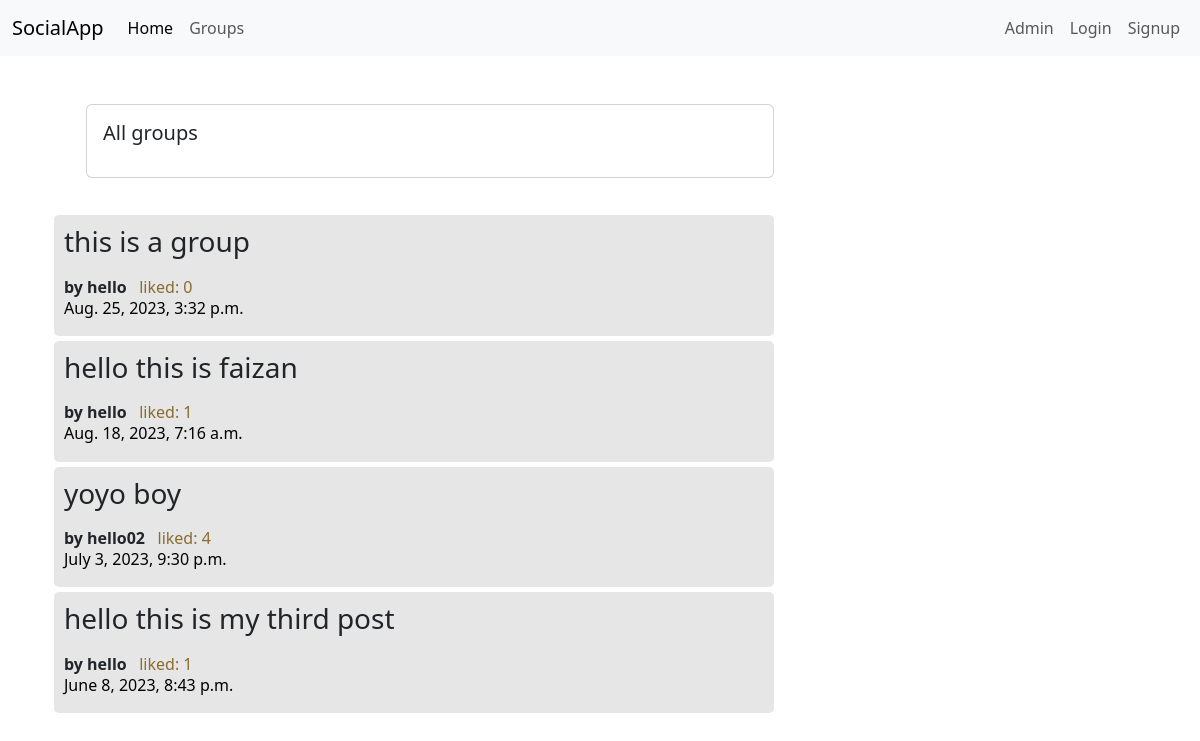
/posts/, run on an earlier commit of the app's database.
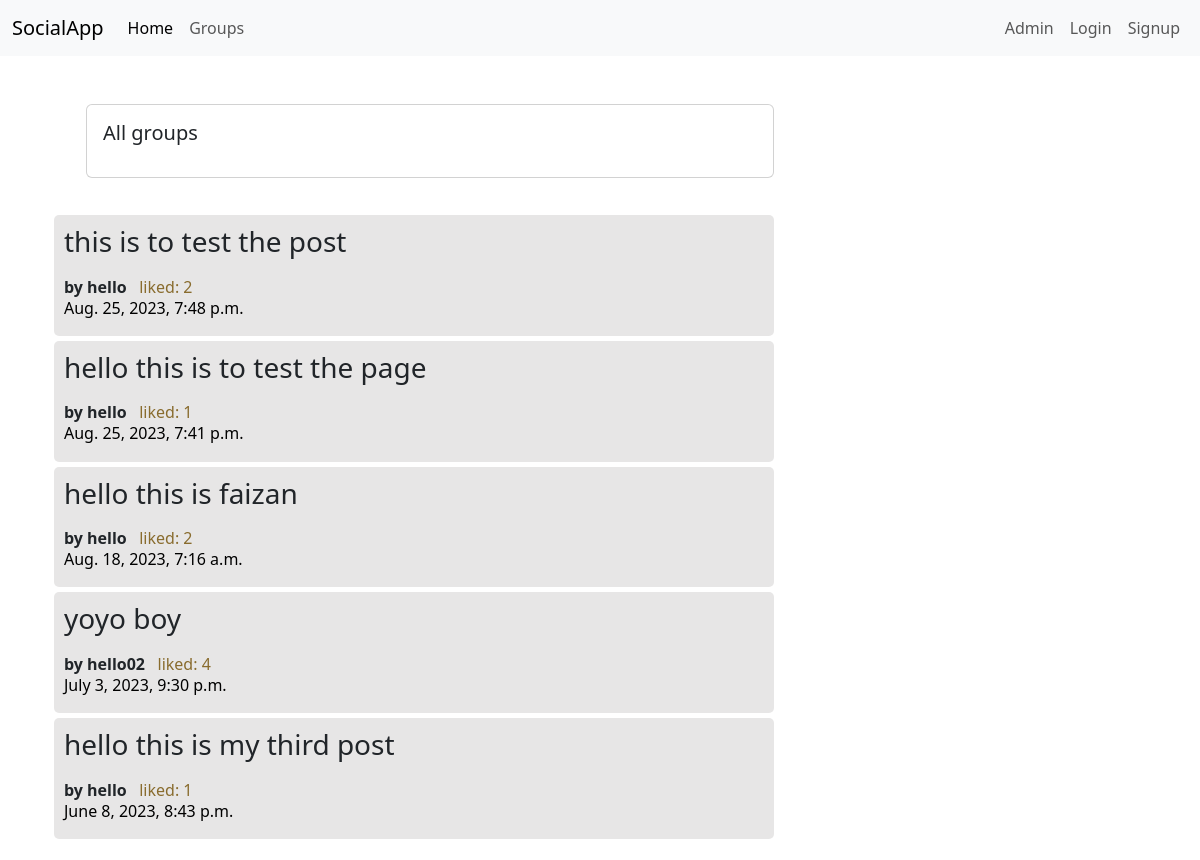
And on a later commit of the database.
### posts/models.py (models this page shows, shortened)
class Post(models.Model):
    user = models.ForeignKey(User, on_delete = models.CASCADE, related_name="posts")
    created_at = models.DateTimeField(auto_now = True)
    message = models.TextField()
    message_html = models.TextField(editable = False)
    group = models.ForeignKey(Group, on_delete = models.CASCADE, related_name='posts', null=True, blank=True)
    liked_users = models.ManyToManyField(User, through='PostLike')
    class Meta:
        ordering = ["-created_at"]
        unique_together = ("user", "message")

### posts/views.py (the view)
# urls.py: path('', views.PostList.as_view(),name='all'),
class PostList(SelectRelatedMixin, ListView):
    model = models.Post
    select_related = ('user','group')

### posts/templates/posts/post_list.html (shortened to what this page needs)
{% extends 'posts/post_base.html' %}
{% block prepost %}
<div class="col-md-8" style="margin: 1em;">
	<div class="card card-with-shadow" style="margin:1em; padding:1em;">
		<div class="content">
			<h5 class="title">All groups</h5>
		</div>
	</div>
</div>
{% endblock prepost %}
{% block post_content %}
<div class="col-md-8">
	{% for post in post_list %}
       {% include "posts/post_reference.html" %}
	{% endfor %}
</div>
{% endblock post_content %}

### posts/templates/posts/post_reference.html (shortened to what this page needs)
{% load static %}
<div class="post-single post media ">
	<h3>{{ post.message_html|safe }}</h3>
	   <div><strong>by {{ post.user.username }}</strong>
		<span class="liked-post"> liked: {{post.liked_users.count}}  </span>
	   </div>
		<h6 class="media-heading">
			<time class="time">
                <a href="{% url 'posts:single' username=post.user.username pk=post.pk %}"
				   class="link-color">
                    {{ post.created_at }}
                </a>
            </time>
		</h6>
</div>

What changed in the data, as far as the page shows it:
removed Post: message_html "this is a group", user.username "hello", liked_users.count "0", created_at "Aug. 25, 2023, 3:32 p.m."
added Post: message_html "this is to test the post", user.username "hello", liked_users.count "2", created_at "Aug. 25, 2023, 7:48 p.m."
added Post: message_html "hello this is to test the page", user.username "hello", liked_users.count "1", created_at "Aug. 25, 2023, 7:41 p.m."
computed for Post "hello this is faizan": liked_users.count "1" → "2"
